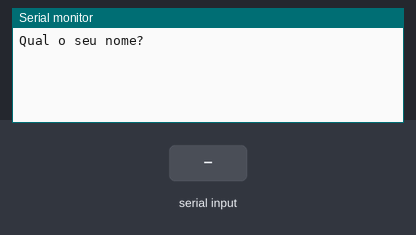
The sketch below on a simulated Arduino Uno, built with avr-gcc and run on an emulated ATmega328P. Shown: the last lines printed to the serial monitor. Inputs (shaded band) come from the test bench.

Above: at 1.2 s.
1.3 s: "90,45\n" received over Serial
At 3.5 s:
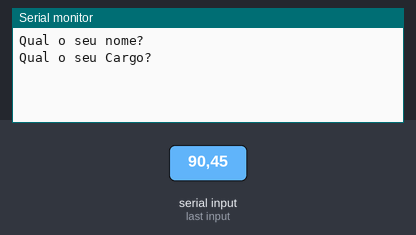
3.8 s: "30,150\n" received over Serial
At 5.7 s:
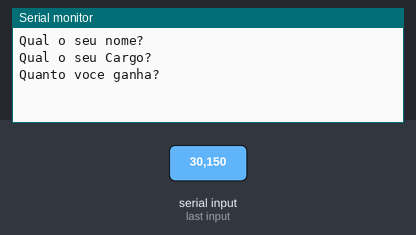
6.3 s: "5\n" received over Serial
At 7.7 s:
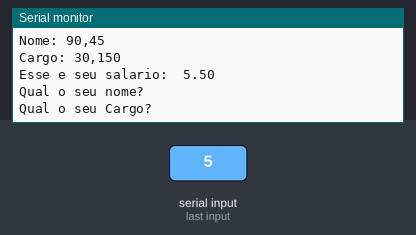

Measured:
- after the input at 1.3 s, the serial monitor: prints a new line after 1.0 s (image 1)
- after the input at 3.8 s, the serial monitor: prints a new line after 1.0 s (image 2)
- after the input at 6.3 s, the serial monitor: prints a new line at once (image 3)

The sketch:

salario1.ino
```cpp
float salario = 0;
String nome= "",  cargo = "";;


void setup()
{
  Serial.begin(9600);
}

void loop()
{
  Serial.println("Qual o seu nome?");
    while( ! Serial.available()  );
    nome = Serial.readString ();


   Serial.println("Qual o seu Cargo?");
    while( ! Serial.available()  );
    cargo = Serial.readString ();

    Serial.println("Quanto voce ganha?");
    while( ! Serial.available()  );
    salario = Serial.parseFloat ();

  Serial.println("Nome: " + nome);

   Serial.println("Cargo: " + cargo);


  if(salario < 1000){;
    float SalarioAC = salario + (salario * 0.10);
  Serial.println("Esse e seu salario:  "+ String(SalarioAC));
                    }else{
    Serial.println("Esse e seu salario:  "+ String(salario));
  }


}
```
